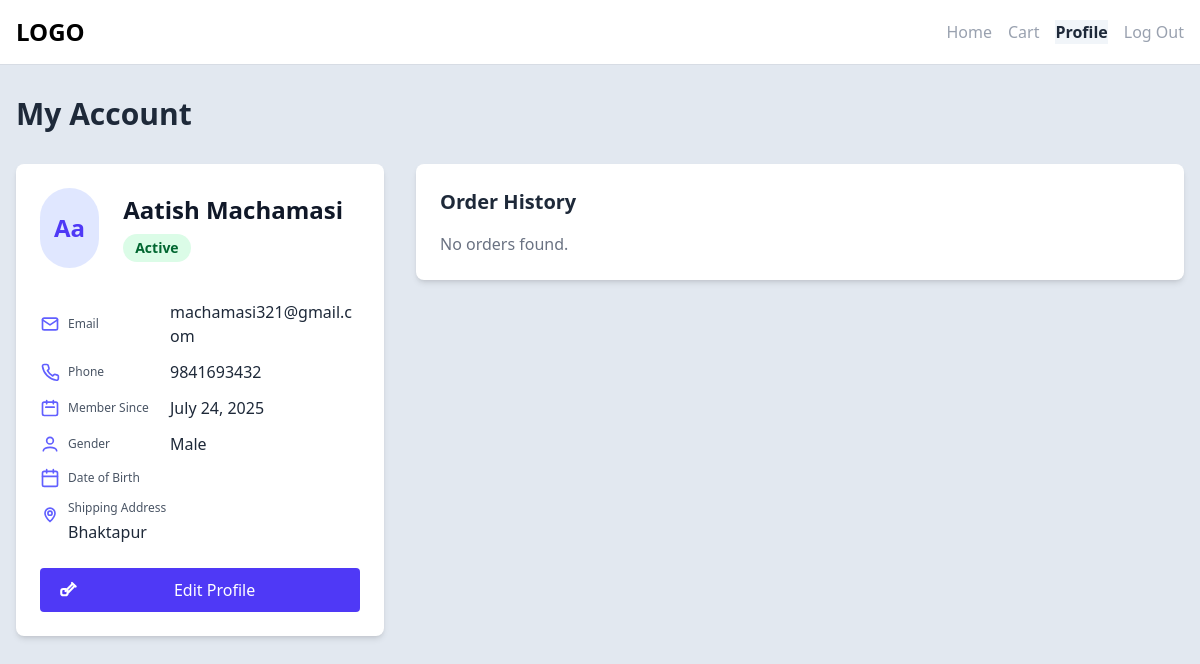
The app's page /user/profile.php (signed in) with its own data.
### tables this page shows
CREATE TABLE `users` (
  `user_id` int(11) NOT NULL,
  `username` varchar(100) NOT NULL,
  `email` varchar(100) NOT NULL,
  `password` varchar(255) NOT NULL,
  `shipping_address` varchar(100) NOT NULL,
  `phone` varchar(15) DEFAULT NULL,
  `gender` enum('male','female') NOT NULL DEFAULT 'male',
  `dob` datetime DEFAULT NULL,
  `role` enum('user','admin') DEFAULT 'user',
  `status` enum('active','inactive') DEFAULT 'active',
  `created_at` timestamp NOT NULL DEFAULT current_timestamp(),
  `last_logged_in` timestamp NULL DEFAULT NULL
);

### user/profile.php (the view, shortened to what this page needs)
<?php
    require '../config/db.php';
    $user_id = $_SESSION['user_id'];
    $userResult = mysqli_query($conn, "Select * from user_details where user_id = $user_id");
    $user = mysqli_fetch_assoc($userResult);
?>
<!DOCTYPE html>
<html lang="en">
<head>
    <?php require '../components/link_imports.php' ?>
</head>
<body class="bg-slate-200">
    <?php
    include '../components/user_nav.php';
    ?>
    <section>
        <div class="max-w-7xl mx-auto px-4 py-8">
            <h1 class="text-3xl font-bold text-gray-800 mb-8">My Account</h1>
            <div class="grid grid-cols-1 lg:grid-cols-3 gap-8">
                <div class="lg:col-span-1">
                    <div class="bg-white rounded-lg shadow-md p-6">
                        <div class="flex items-center mb-8">
                            <div class="h-20 w-20 rounded-full bg-indigo-100 flex items-center justify-center font-bold text-indigo-600 text-2xl">
                                <?php echo ucfirst(substr($user['username'], 0, 2)); ?>
                            </div>
                            <div class="ml-6 flex flex-col justify-center w-full">
                                <h2 class="text-2xl font-bold text-gray-900">
                                    <?php echo htmlspecialchars($user['username']); ?>
                                </h2>
                                <span class="mt-2 px-3 py-1 text-sm font-semibold rounded-full self-start
                                    <?php
                                        $status = strtolower($user['user_statu'] ?? $user['status'] ?? 'active');
                                        echo $status === 'active' ? 'bg-green-100 text-green-800' : 'bg-red-100 text-red-800';
                                    ?>">
                                    <?php echo ucfirst($status); ?>
                                </span>
                            </div>
                        </div>
                        <div class="space-y-3">
                            <div class="flex items-center">
                                <svg class="w-5 h-5 text-indigo-500 mr-2 flex-shrink-0" fill="none" stroke="currentColor" stroke-width="2" viewBox="0 0 24 24">
                                    <rect x="3" y="5" width="18" height="14" rx="2" />
                                    <path stroke-linecap="round" stroke-linejoin="round" d="M3 7l9 6 9-6" />
                                </svg>
                                <div class="flex flex-col sm:flex-row sm:items-center w-full">
                                    <label class="block text-xs font-medium text-gray-600 min-w-[90px] mb-1 sm:mb-0">Email</label>
                                    <p class="text-gray-800 sm:ml-3 break-all"><?php echo $user['email']; ?></p>
                                </div>
                            </div>
                            <div class="flex items-center">
                                <div class="flex flex-col sm:flex-row sm:items-center w-full">
                                    <label class="block text-xs font-medium text-gray-600 min-w-[90px] mb-1 sm:mb-0">Phone</label>
                                    <p class="text-gray-800 sm:ml-3"><?php echo $user['phone']; ?></p>
                                </div>
                            </div>
                            <div class="flex items-center">
                                <svg class="w-5 h-5 text-indigo-500 mr-2 flex-shrink-0" fill="none" stroke="currentColor" stroke-width="2" viewBox="0 0 24 24">
                                    <path stroke-linecap="round" stroke-linejoin="round" d="M8 7V3m8 4V3m-9 8h10M5 21h14a2 2 0 002-2V7a2 2 0 00-2-2H5a2 2 0 00-2 2v12a2 2 0 002 2z" />
                                </svg>
                                <div class="flex flex-col sm:flex-row sm:items-center w-full">
                                    <label class="block text-xs font-medium text-gray-600 min-w-[90px] mb-1 sm:mb-0">Member Since</label>
                                    <p class="text-gray-800 sm:ml-3"><?php echo date('F j, Y', strtotime($user['created_at'])); ?></p>
                                </div>
                            </div>
                            <div class="flex items-center">
                                <svg class="w-5 h-5 text-indigo-500 mr-2 flex-shrink-0" fill="none" stroke="currentColor" stroke-width="2" viewBox="0 0 24 24">
                                    <circle cx="12" cy="8" r="4"/>
                                    <path stroke-linecap="round" stroke-linejoin="round" d="M4 20c0-2.21 3.582-4 8-4s8 1.79 8 4"/>
                                </svg>
                                <div class="flex flex-col sm:flex-row sm:items-center w-full">
                                    <label class="block text-xs font-medium text-gray-600 min-w-[90px] mb-1 sm:mb-0">Gender</label>
                                    <p class="text-gray-800 sm:ml-3"><?php echo ucfirst($user['gender']); ?></p>
                                </div>
                            </div>
                            <div class="flex items-center">
                                <svg class="w-5 h-5 text-indigo-500 mr-2 flex-shrink-0" fill="none" stroke="currentColor" stroke-width="2" viewBox="0 0 24 24">
                                    <rect x="3" y="4" width="18" height="18" rx="2"/>
                                    <path stroke-linecap="round" stroke-linejoin="round" d="M16 2v4M8 2v4M3 10h18"/>
                                </svg>
                                <div class="flex flex-col sm:flex-row sm:items-center w-full">
                                    <label class="block text-xs font-medium text-gray-600 min-w-[90px] mb-1 sm:mb-0">Date of Birth</label>
                                </div>
                            </div>
                            <div class="flex items-start">
                                <svg class="w-5 h-5 text-indigo-500 mr-2 flex-shrink-0 mt-1" fill="none" stroke="currentColor" stroke-width="2" viewBox="0 0 24 24">
                                    <path stroke-linecap="round" stroke-linejoin="round" d="M12 21s-6-5.686-6-10A6 6 0 0112 5a6 6 0 016 6c0 4.314-6 10-6 10z"/>
                                    <circle cx="12" cy="11" r="2.5" />
                                </svg>
                                <div class="flex flex-col w-full">
                                    <label class="block text-xs font-medium text-gray-600 mb-1">Shipping Address</label>
                                    <p class="text-gray-800 whitespace-pre-line break-words"><?php echo $user['shipping_address']; ?></p>
                                </div>
                            </div>
                        </div>
                        <div class="mt-6 flex justify-center">
                            <a href="edit-profile.php"
                                class="bg-indigo-600 text-white px-4 py-2 rounded hover:bg-indigo-700 flex items-center justify-center space-x-2 w-full max-w-xs mx-auto">
                                <svg class="w-7 h-7 mr-1 inline" fill="none" stroke="currentColor" stroke-width="2" viewBox="0 0 24 24">
                                    <path stroke-linecap="round" stroke-linejoin="round" d="M15.232 5.232l3.536 3.536M9 13l6-6m2 2l-6 6m-2 2H7a2 2 0 01-2-2v-2a2 2 0 012-2h2a2 2 0 012 2v2a2 2 0 01-2 2z" />
                                </svg>
                                <span class="w-full text-center">Edit Profile</span>
                            </a>
                        </div>
                    </div>
                </div>
                <div class="lg:col-span-2">
                    <div class="bg-white rounded-lg shadow-md p-6">
                        <h2 class="text-xl font-semibold text-gray-800 mb-4">Order History</h2>
                        <?php if (empty($orders)): ?>
                        <p class="text-gray-500">No orders found.</p>
                        <?php endif; ?>
                    </div>
                </div>
            </div>
        </div>
    </section>
</body>
</html>

### records on screen
users: username "Aa", username "Aatish Machamasi", email "machamasi321@gmail.com", phone "9841693432", created_at "July 24, 2025", gender "Male", shipping_address "Bhaktapur"

### other values on screen
$status "Active"
